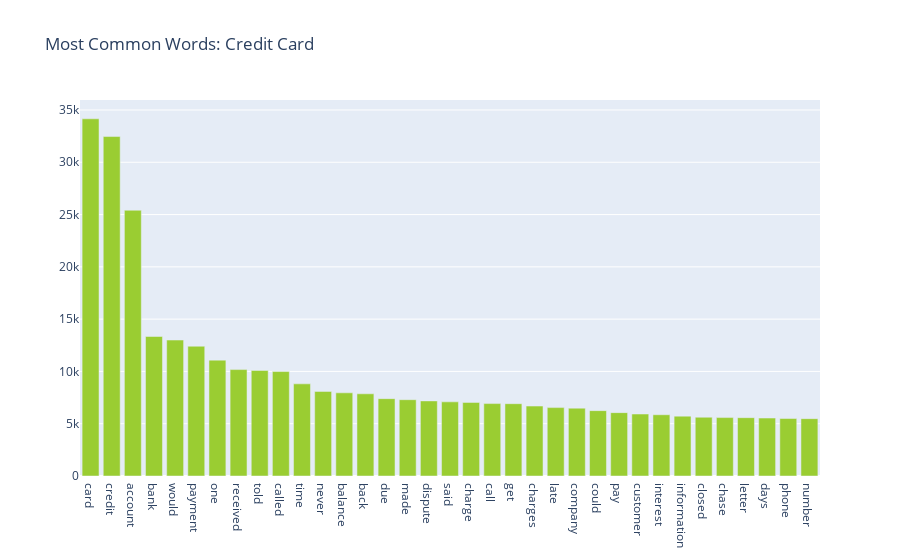

The notebook cell this image was saved under:
### Code cell
data = FreqDist(credit_card_text_processed).most_common(35)
fig = go.Figure()
fig.add_trace(go.Bar(x= [data[i][0] for i in range(len(data))], y=[data[i][1] for i in range(len(data))]))
fig.update_traces(marker_color='yellowgreen')
fig.update_layout(title = "Most Common Words: Credit Card")
fig.show()

### Figure 1 — Plotly figure (JSON) as saved in the notebook; plotly's stock layout.template omitted (floating-point values rounded to 4 significant figures)
{"data": [{"marker": {"color": "yellowgreen"}, "type": "bar", "x": ["card", "credit", "account", "bank", "would", "payment", "one", "received", "told", "called", "time", "never", "balance", "back", "due", "made", "dispute", "said", "charge", "call", "get", "charges", "late", "company", "could", "pay", "customer", "interest", "information", "closed", "chase", "letter", "days", "phone", "number"], "y": [34158, 32460, 25410, 13341, 13000, 12410, 11079, 10176, 10093, 9987, 8810, 8088, 7953, 7860, 7395, 7297, 7181, 7090, 7038, 6924, 6914, 6687, 6541, 6486, 6251, 6060, 5927, 5856, 5725, 5617, 5586, 5577, 5542, 5497, 5482]}], "layout": {"autosize": true, "title": {"text": "Most Common Words: Credit Card"}, "xaxis": {"autorange": true, "range": [-0.5, 34.5], "type": "category"}, "yaxis": {"autorange": true, "range": [0, 35960.0], "type": "linear"}}}
